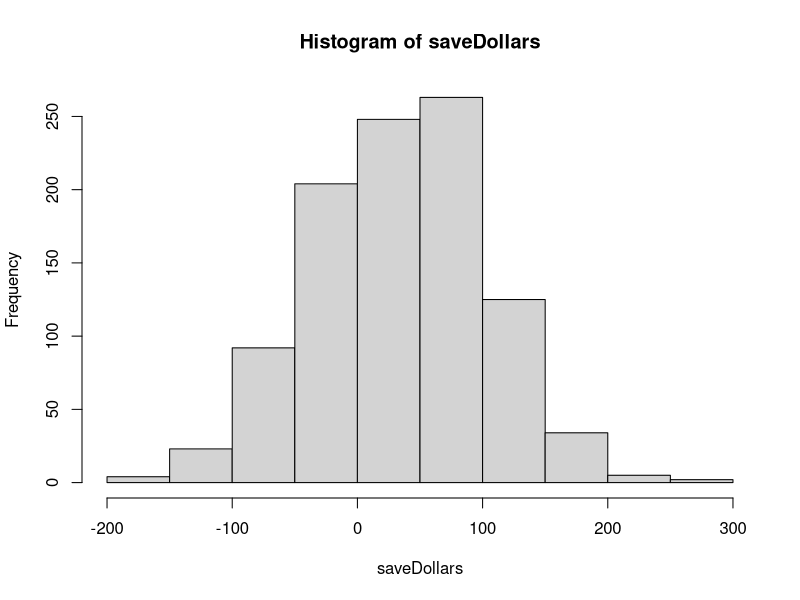

Reproduce this figure in R.
## ---- chunk 1
BDays = 1:365
Bsamples = vector('numeric')
TotalDollars = 0
saveDollars = vector('numeric')

## ---- chunk 2

for(loop in 1:1000) {
  

TotalDollars=0
classsize = 35
for(i in 1:1137) {
Bsamples = sample(BDays,35, replace=TRUE )
if (length(unique(Bsamples)) == classsize) {
   TotalDollars = TotalDollars -4.25
} else{
      TotalDollars = TotalDollars +1
}
}
 saveDollars[loop] = TotalDollars
}

hist(saveDollars)
print(mean(saveDollars))
## ---- chunk 3
stdevDollars = sd(saveDollars)
meanDollars= mean(saveDollars)
CI = c(meanDollars-2*stdevDollars, meanDollars+2*stdevDollars)

print(CI)
